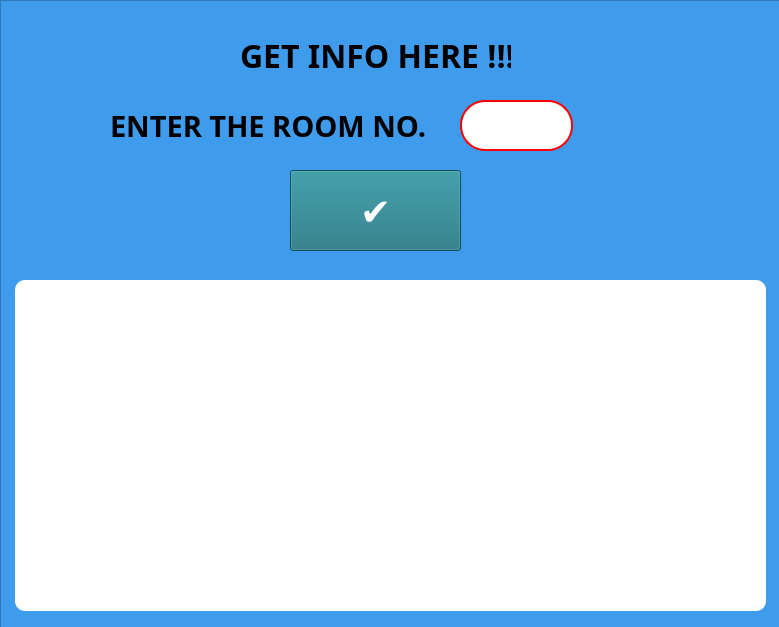
<?xml version="1.0" encoding="UTF-8"?>
<ui version="4.0">
 <class>MainWindow</class>
 <widget class="QMainWindow" name="MainWindow">
  <property name="geometry">
   <rect>
    <x>0</x>
    <y>0</y>
    <width>779</width>
    <height>627</height>
   </rect>
  </property>
  <property name="minimumSize">
   <size>
    <width>779</width>
    <height>627</height>
   </size>
  </property>
  <property name="maximumSize">
   <size>
    <width>779</width>
    <height>627</height>
   </size>
  </property>
  <property name="windowTitle">
   <string>MainWindow</string>
  </property>
  <widget class="QWidget" name="centralwidget">
   <widget class="QFrame" name="frame">
    <property name="geometry">
     <rect>
      <x>0</x>
      <y>0</y>
      <width>791</width>
      <height>641</height>
     </rect>
    </property>
    <property name="font">
     <font>
      <pointsize>26</pointsize>
      <weight>75</weight>
      <bold>true</bold>
     </font>
    </property>
    <property name="styleSheet">
     <string notr="true">QFrame{background-color: #3F9CED
;

}

</string>
    </property>
    <property name="frameShape">
     <enum>QFrame::StyledPanel</enum>
    </property>
    <property name="frameShadow">
     <enum>QFrame::Raised</enum>
    </property>
    <widget class="QLabel" name="GETINFO">
     <property name="geometry">
      <rect>
       <x>240</x>
       <y>20</y>
       <width>271</width>
       <height>71</height>
      </rect>
     </property>
     <property name="font">
      <font>
       <family>Product Sans</family>
       <pointsize>24</pointsize>
       <weight>75</weight>
       <bold>true</bold>
      </font>
     </property>
     <property name="text">
      <string>GET INFO HERE !!!</string>
     </property>
    </widget>
    <widget class="QLabel" name="ROOMNO">
     <property name="geometry">
      <rect>
       <x>110</x>
       <y>90</y>
       <width>321</width>
       <height>71</height>
      </rect>
     </property>
     <property name="font">
      <font>
       <family>Product Sans</family>
       <pointsize>22</pointsize>
       <weight>75</weight>
       <bold>true</bold>
      </font>
     </property>
     <property name="text">
      <string>ENTER THE ROOM NO. </string>
     </property>
    </widget>
    <widget class="QLineEdit" name="ENTERLIST">
     <property name="geometry">
      <rect>
       <x>460</x>
       <y>100</y>
       <width>113</width>
       <height>51</height>
      </rect>
     </property>
     <property name="styleSheet">
      <string notr="true">QLineEdit{
 border: 2px solid red;
    padding: 10px;
    border-radius: 25px;



}</string>
     </property>
    </widget>
    <widget class="QPushButton" name="OK">
     <property name="geometry">
      <rect>
       <x>290</x>
       <y>170</y>
       <width>171</width>
       <height>81</height>
      </rect>
     </property>
     <property name="font">
      <font>
       <family>Product Sans</family>
       <pointsize>28</pointsize>
       <weight>75</weight>
       <bold>true</bold>
      </font>
     </property>
     <property name="styleSheet">
      <string notr="true">QPushButton:active:after{

    padding: 0;
    margin: 0;
    opacity: 1;
    transition: 1s;
-webkit-transition-duration: 0.4s; /* Safari */
    transition-duration: 0.4s;

    background-color:#19707D;
    color: white;

   }
</string>
     </property>
     <property name="text">
      <string>✔</string>
     </property>
    </widget>
    <widget class="QListWidget" name="listWidget">
     <property name="geometry">
      <rect>
       <x>15</x>
       <y>280</y>
       <width>751</width>
       <height>331</height>
      </rect>
     </property>
     <property name="styleSheet">
      <string notr="true">QListView{ background-color:white;

border-radius:10px;
padding:10px;

}</string>
     </property>
    </widget>
   </widget>
  </widget>
 </widget>
 <resources/>
 <connections/>
</ui>
